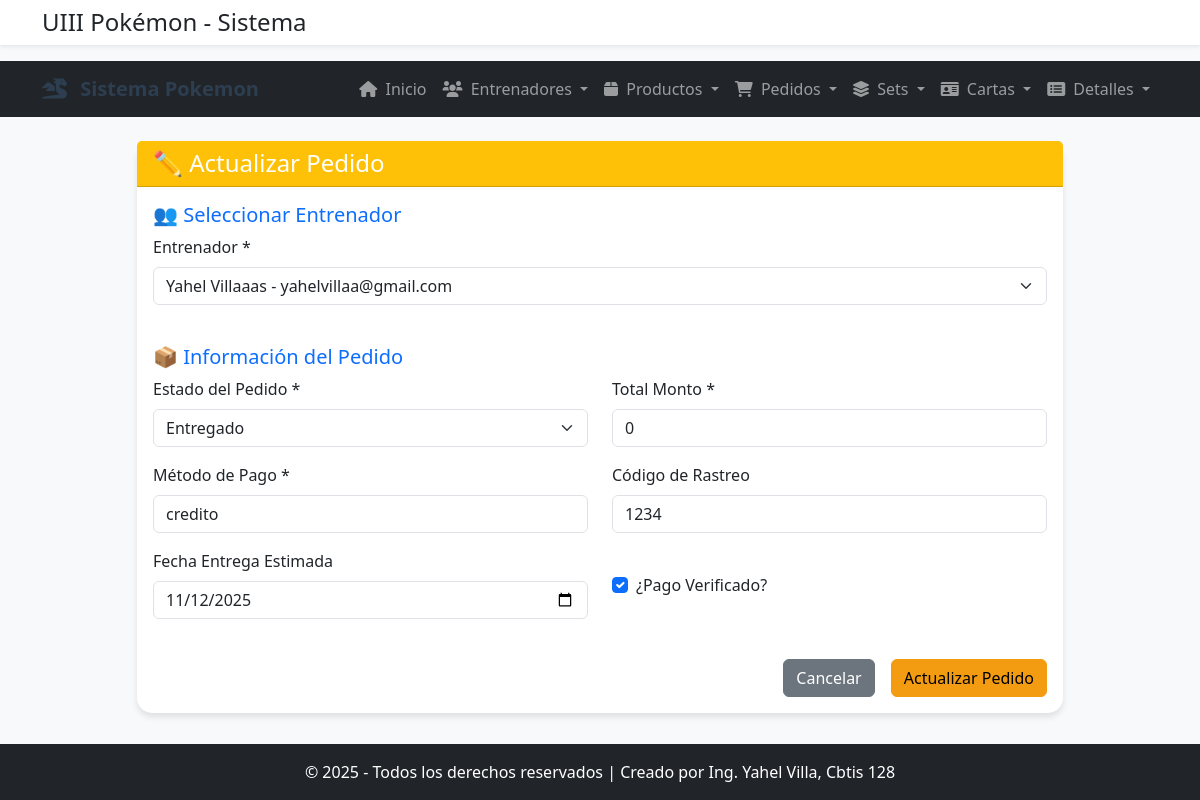
/actualizar-pedido/2/, run on the app's committed database.
### app_Pokemon/models.py (models this page shows, shortened)
class Pedido(models.Model):
    cliente = models.ForeignKey(
        Cliente,
        on_delete=models.CASCADE,
        related_name='pedidos'
    )
    fecha_pedido = models.DateTimeField(auto_now_add=True)
    estado_pedido = models.CharField(
        max_length=50,
        choices=[('P', 'Pendiente'), ('E', 'Enviado'), ('T', 'Entregado')],
        default='P'
    )
    total_monto = models.FloatField(default=0.00)  # Cambiado a FloatField
    metodo_pago = models.CharField(max_length=50, default='Efectivo')
    codigo_rastreo = models.CharField(max_length=100, blank=True, default='')
    fecha_entrega_estimada = models.DateField(null=True, blank=True)
    es_pago_verificado = models.BooleanField(default=False)
    observaciones = models.TextField(blank=True, default='')

class Cliente(models.Model):
    nombre_cliente = models.CharField(max_length=100, unique=True)
    email = models.EmailField(max_length=254, unique=True)
    direccion = models.CharField(max_length=255)
    telefono = models.CharField(max_length=15, blank=True, default='')
    fecha_registro = models.DateField(auto_now_add=True)
    puntos_lealtad = models.IntegerField(default=0)
    tipo_entrenador = models.CharField(max_length=50, default='Entrenador')

### app_Pokemon/views.py (the view)
# urls.py: path('actualizar-pedido/<int:pedido_id>/', views.actualizar_pedido, name='actualizar_pedido'),
def actualizar_pedido(request, pedido_id):
    pedido = get_object_or_404(Pedido, id=pedido_id)
    clientes = Cliente.objects.all()
    return render(request, 'pedidos/actualizar_pedido.html', {
        'pedido': pedido,
        'clientes': clientes
    })

### app_Pokemon/templates/pedidos/actualizar_pedido.html (shortened to what this page needs)
{% extends 'base.html' %}
{% block content %}
<div class="row">
    <div class="col-md-10 mx-auto">
        <div class="card">
            <div class="card-header bg-warning text-white">
                <h4 class="mb-0">✏️ Actualizar Pedido</h4>
            </div>
            <div class="card-body">
                <form method="POST" action="{% url 'realizar_actualizacion_pedido' pedido.id %}">
                    <div class="row mb-4">
                        <div class="col-12">
                            <h5 class="text-primary">👥 Seleccionar Entrenador</h5>
                            <div class="mb-3">
                                <label class="form-label">Entrenador *</label>
                                <select class="form-select" name="cliente" required>
                                    {% for cliente in clientes %}
                                    <option value="{{ cliente.id }}"
                                            {% if cliente.id == pedido.cliente.id %}selected{% endif %}>
                                        {{ cliente.nombre_cliente }} - {{ cliente.email }}
                                    </option>
                                    {% endfor %}
                                </select>
                            </div>
                        </div>
                    </div>
                    <div class="row mb-4">
                        <div class="col-12">
                            <h5 class="text-primary">📦 Información del Pedido</h5>
                        </div>
                        <div class="col-md-6 mb-3">
                            <label class="form-label">Estado del Pedido *</label>
                            <select class="form-select" name="estado_pedido" required>
                                <option value="T" {% if pedido.estado_pedido == 'T' %}selected{% endif %}>Entregado</option>
                            </select>
                        </div>
                        <div class="col-md-6 mb-3">
                            <label class="form-label">Total Monto *</label>
                            <input type="number" step="0.01" class="form-control" name="total_monto"
                                   value="{{ pedido.total_monto }}" required>
                        </div>
                        <div class="col-md-6 mb-3">
                            <label class="form-label">Método de Pago *</label>
                            <input type="text" class="form-control" name="metodo_pago"
                                   value="{{ pedido.metodo_pago }}" required>
                        </div>
                        <div class="col-md-6 mb-3">
                            <label class="form-label">Código de Rastreo</label>
                            <input type="text" class="form-control" name="codigo_rastreo"
                                   value="{{ pedido.codigo_rastreo }}">
                        </div>
                        <div class="col-md-6 mb-3">
                            <label class="form-label">Fecha Entrega Estimada</label>
                            <input type="date" class="form-control" name="fecha_entrega_estimada"
                                   value="{{ pedido.fecha_entrega_estimada|date:'Y-m-d' }}">
                        </div>
                        <div class="col-md-6 mb-3">
                            <div class="form-check mt-4">
                                <input class="form-check-input" type="checkbox" name="es_pago_verificado"
                                       id="es_pago_verificado" {% if pedido.es_pago_verificado %}checked{% endif %}>
                                <label class="form-check-label" for="es_pago_verificado">
                                    ¿Pago Verificado?
                                </label>
                            </div>
                        </div>
                    </div>
                    <div class="d-grid gap-2 d-md-flex justify-content-md-end">
                        <a href="{% url 'ver_pedido' %}" class="btn btn-secondary me-md-2">Cancelar</a>
                        <button type="submit" class="btn btn-warning">Actualizar Pedido</button>
                    </div>
                </form>
            </div>
        </div>
    </div>
</div>
{% endblock %}

### app_Pokemon/templates/base.html (style rules this page uses)
body { background-color: #f8f9fa; font-family: 'Segoe UI', Tahoma, Geneva, Verdana, sans-serif; padding-bottom: 80px; }
.card { border: none; border-radius: 15px; box-shadow: 0 4px 6px rgba(0,0,0,0.1); transition: transform 0.3s ease; }
.btn-warning { background-color: #f39c12; border-color: #f39c12; }

### data on the page
Pedido: cliente "Yahel Villaaas - yahelvillaa@gmail.com", estado_pedido "Entregado", total_monto "0", metodo_pago "credito", codigo_rastreo "1234", fecha_entrega_estimada "11/12/2025", es_pago_verificado "☑"
